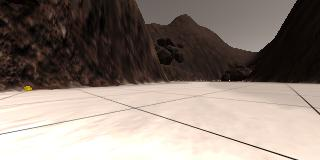
#> input picture calibration_images/rock_samples/rock.jpg, 320 x 160 px
$ jupyter execute --allow-errors Rover_Project_Test_Notebook.ipynb   (shell and % lines are left out)   (older library calls are emulated)
#> lines starting #> are read from the running program, lines starting #| are printed output that depends on the picture; after the words box and inside, x2 and y2 are one past the last pixel; in counts of white or black regions, pixels touching at a corner belong together
## Rover Project Test Notebook
This notebook contains the functions from the lesson and provides the scaffolding you need to test out your mapping methods.  The steps you need to complete in this notebook for the project are the following:

* First just run each of the cells in the notebook, examine the code and the results of each.
* Run the simulator in "Training Mode" and record some data. Note: the simulator may crash if you try to record a large (longer than a few minutes) dataset, but you don't need a ton of data, just some example images to work with.
* Change the data directory path (2 cells below) to be the directory where you saved data
* Test out the functions provided on your data
* Write new functions (or modify existing ones) to report and map out detections of obstacles and rock samples (yellow rocks)
* Populate the `process_image()` function with the appropriate steps/functions to go from a raw image to a worldmap.
* Run the cell that calls `process_image()` using `moviepy` functions to create video output
* Once you have mapping working, move on to modifying `perception.py` and `decision.py` to allow your rover to navigate and map in autonomous mode!

**Note: If, at any point, you encounter frozen display windows or other confounding issues, you can always start again with a clean slate by going to the "Kernel" menu above and selecting "Restart & Clear Output".**

**Run the next cell to get code highlighting in the markdown cells.**

[cell 1]
#%matplotlib qt # Choose %matplotlib qt to plot to an interactive window (note it may show up behind your browser)
# Make some of the relevant imports
import cv2 # OpenCV for perspective transform
import numpy as np
import matplotlib.image as mpimg
import matplotlib.pyplot as plt
import scipy.misc # For saving images as needed
import glob  # For reading in a list of images from a folder
import imageio
#> (the rest of this cell did not finish here and is left out)

## Quick Look at the Data
There's some example data provided in the `test_dataset` folder.  This basic dataset is enough to get you up and running but if you want to hone your methods more carefully you should record some data of your own to sample various scenarios in the simulator.

Next, read in and display a random image from the `test_dataset` folder

[cell 2]
path = '../test_dataset/IMG/*'
img_list = glob.glob(path)
# Grab a random image and display it
#> (the rest of this cell did not finish here and is left out)

## Calibration Data
Read in and display example grid and rock sample calibration images.  You'll use the grid for perspective transform and the rock image for creating a new color selection that identifies these samples of interest.

[cell 3]
# In the simulator you can toggle on a grid on the ground for calibration
# You can also toggle on the rock samples with the 0 (zero) key.
# Here's an example of the grid and one of the rocks
example_grid = '../calibration_images/example_grid1.jpg'
example_rock = '../calibration_images/example_rock1.jpg'
#> (the rest of this cell did not finish here and is left out)

## Perspective Transform

Define the perspective transform function from the lesson and test it on an image.

[cell 4]
# Define a function to perform a perspective transform
# I've used the example grid image above to choose source points for the
# grid cell in front of the rover (each grid cell is 1 square meter in the sim)
# Define a function to perform a perspective transform
def perspect_transform(img, src, dst):

    M = cv2.getPerspectiveTransform(src, dst)
    warped = cv2.warpPerspective(img, M, (img.shape[1], img.shape[0]))# keep same size as input image

    return warped


# Define calibration box in source (actual) and destination (desired) coordinates
# These source and destination points are defined to warp the image
# to a grid where each 10x10 pixel square represents 1 square meter
# The destination box will be 2*dst_size on each side
dst_size = 5
#> dst_size = 5
# Set a bottom offset to account for the fact that the bottom of the image
# is not the position of the rover but a bit in front of it
# this is just a rough guess, feel free to change it!
bottom_offset = 6
source = np.float32([[14, 140], [301 ,140],[200, 96], [118, 96]])
#> (the rest of this cell did not finish here and is left out)

## Color Thresholding
Define the color thresholding function from the lesson and apply it to the warped image

**Implementation Detail**

* Instead of color_thresh() taught in tutorial, I used HSV format because it is more stable to intensity and color variation.

* I also store the threshold values and tranformation matrix in the folder "params".
    1. params/trans_config.txt
       Stores the "source" and "destination" matrix for perspective transformation.

    2. params/path_thresh.txt
       Stores preset HSV threshold value for path detection.

    3. params/rock_thresh.txt
       Stores preset HSV threshold value for rock detection.

* On top of HSV color thresholding, detect_rock() also applies morphological processing to reduce noise.

[cell 5]
# [13 lines left out: function color_thresh, not called in this run]

# load preset parameters for perspective transform
def load_trans_config(filename = 'params/trans_config.txt'):
    with open(filename,'r') as f:
        lines = f.readlines()
    temp = []
    for i in range(4):
        y, x = lines[i].rstrip('\n').split(', ')
        temp.append([y, x])
    source = np.float32(temp)

    del temp[:]
    for i in range(4,8):
        y, x = lines[i].rstrip('\n').split(', ')
        temp.append([y, x])
    destination = np.float32(temp)
    return source, destination

# load preset parameters for image thresholding
def load_thresh(filename):
    with open(filename, 'r') as f:
        lines = f.readlines()
    lower = np.array(lines[0].rstrip('\n').split(', '), np.uint8)
    upper = np.array(lines[1].rstrip('\n').split(', '), np.uint8)

    return lower, upper

# compute centroid and area of a binary image
# [8 lines left out: function bw_info, not called in this run]

# threshold rock pixels
def detect_rock(img):
    rock_lower, rock_upper = load_thresh('params/rock_thresh.txt')
    hsv = cv2.cvtColor(img, cv2.COLOR_BGR2HSV)
    mask = cv2.inRange(hsv, rock_lower, rock_upper)

    # morphological processing
    kernel = np.ones((3,3),np.int8)
    mask = cv2.morphologyEx(mask, cv2.MORPH_CLOSE, kernel)
    return mask

# threshold navigable images
def detect_path(img):
    path_lower, path_upper = load_thresh('params/path_thresh.txt')
    hsv = cv2.cvtColor(img, cv2.COLOR_BGR2HSV)
    navigable = cv2.inRange(hsv, path_lower, path_upper)
    return navigable

# demo
rock_img = cv2.imread('../calibration_images/rock_samples/rock.jpg')
#> rock_img is the input picture: shape (160, 320, 3); mean B, G, R 119, 127.4, 140.2
path_img = cv2.imread('../calibration_images/path_samples/robocam_2017_07_05_19_00_15_886.jpg')
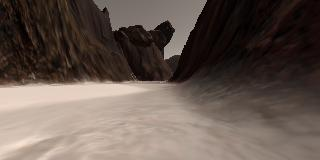
#> input picture calibration_images/path_samples/robocam_2017_07_05_19_00_15_886.jpg, 320 x 160 px
#> path_img is the input picture: shape (160, 320, 3); mean B, G, R 80.1, 87.9, 101.4
source, destination = load_trans_config()
#> (reads code/params/trans_config.txt from the repository)

path_warped = perspect_transform(path_img,source, destination)
#> in perspect_transform, `warped = cv2.warpPerspective(img, M, (img.shape[1], img.shape[0]))# ke..`:
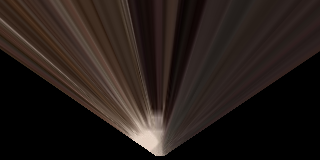
#> warped: shape (160, 320, 3); mean B, G, R 24.1, 28, 36.9
path_threshed = detect_path(path_warped)
#> (reads code/params/path_thresh.txt from the repository)
#> in detect_path, `hsv = cv2.cvtColor(img, cv2.COLOR_BGR2HSV)`: hsv: shape (160, 320, 3); mean H, S, V 6.5, 61.5, 36.9
#> in detect_path, `navigable = cv2.inRange(hsv, path_lower, path_upper)`:
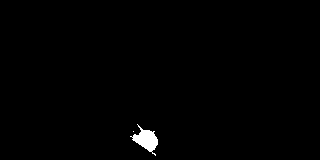
#> navigable: shape (160, 320); 0.76% white; 2 white regions (1 under 20 px), largest, box (x1, y1, x2, y2) and area: (130, 124, 158, 156) 386

fig, axes = plt.subplots(1,2,figsize=(20, 10))
axes[0].imshow(path_threshed, cmap='gray')
axes[1].imshow(cv2.cvtColor(path_img, cv2.COLOR_BGR2RGB))
plt.show()
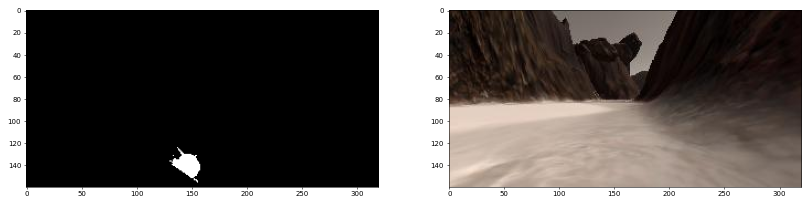
#> figure drawn by matplotlib, 2 panels

rock_thresh = detect_rock(rock_img)
#> (reads code/params/rock_thresh.txt from the repository)
#> in detect_rock, `hsv = cv2.cvtColor(img, cv2.COLOR_BGR2HSV)`: hsv: shape (160, 320, 3); mean H, S, V 13.5, 68.8, 140.2
#> in detect_rock, `mask = cv2.inRange(hsv, rock_lower, rock_upper)`:
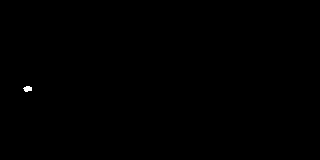
#> mask: shape (160, 320); 0.08% white; 1 white region, box (x1, y1, x2, y2) and area: (23, 86, 32, 92) 40
fig, axes = plt.subplots(1,2,figsize=(20, 10))
axes[0].imshow(rock_thresh, cmap='gray')
axes[1].imshow(cv2.cvtColor(rock_img, cv2.COLOR_BGR2RGB))
plt.show()
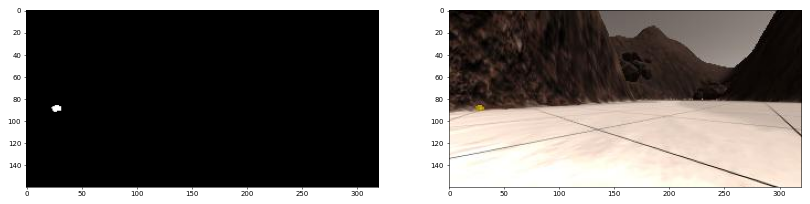
#> figure drawn by matplotlib, 2 panels
#scipy.misc.imsave('../output/warped_threshed.jpg', threshed*255)
